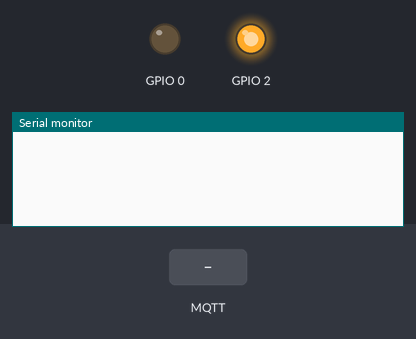
This sketch was run on a simulated ESP8266 (NodeMCU). On the bench: output pins drawn as LEDs (lit = HIGH), the last lines printed to the serial monitor. The test bench sets the inputs (shaded band). WiFi joins after 1.5 s; servers stay silent unless stated; no MQTT or app messages arrive unless stated.

Above: at 2.7 s.
2.8 s: MQTT message "on" arrives on the first subscribed topic
At 4.0 s:
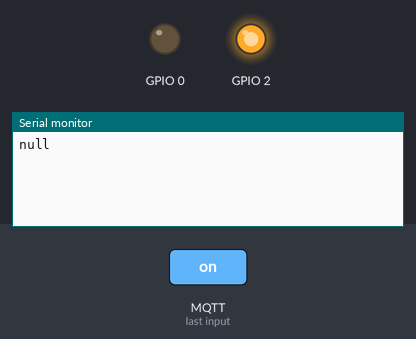
4.3 s: MQTT message "1" arrives on the first subscribed topic
At 5.3 s:
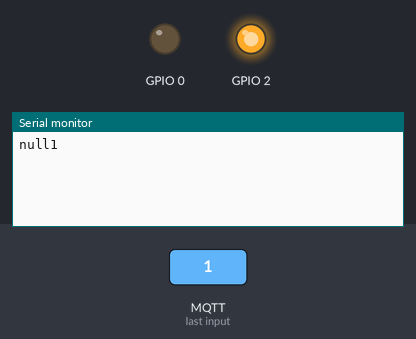

The sketch:

esp8266.ino
```cpp
#include <ESP8266WiFi.h>
#include <PubSubClient.h>
#include <ArduinoJson.h>

const char *ssid = "Album"; // Enter your WiFi name
const char *password = "zwheaing";  // Enter WiFi password
const char *mqtt_broker = "broker.emqx.io";
const int mqtt_port = 1883;
String led_flag;    //led状态标志
String bee_flag;    //蜂鸣器状态标志
String temp;
String humi;
String sun;


String comdata = "";
const char *data;

StaticJsonDocument<200> snd;//发送消息的json数据对象
StaticJsonDocument<200> rsv;//接受消息的json数据对象

WiFiClient espClient;
PubSubClient client(espClient);

void setup() {
    pinMode(2, OUTPUT);
    pinMode(0, OUTPUT);
    digitalWrite(2,LOW);
    digitalWrite(0,LOW);
    // Set software serial baud to 115200;
    Serial.begin(9600);
    // connecting to a WiFi network
    WiFi.begin(ssid, password);
    while (WiFi.status() != WL_CONNECTED) {
        delay(500);
        //Serial.println("Connecting to WiFi..");
    }
    //Serial.println("Connected to the WiFi network");
    //connecting to a mqtt broker
    client.setServer(mqtt_broker, mqtt_port);
    client.setCallback(callback);
    while (!client.connected()) {
        //Serial.println("Connecting to public emqx mqtt broker.....");
        if (client.connect("esp8266-client")) {
            //Serial.println("Public emqx mqtt broker connected");
            digitalWrite(2,HIGH);
        } else {
            //Serial.print("failed with state ");
            //Serial.print(client.state());
            delay(2000);
        }
    }
    // publish and subscribe
    client.publish("esp8266/test", "hello emqx");
    client.subscribe("esp8266/test/snd");


}


void callback(char *topic, byte *payload, unsigned int length) {
    //打印接受到的消息
//    Serial.print("Message arrived in topic: ");
//    Serial.println(topic);
//    Serial.print("Message:");
//    for (int i = 0; i < length; i++) {
//        Serial.print((char) payload[i]);
//    }
//    Serial.println();
//    Serial.println("-----------------------");
    //处理接受到的消息
    //接收上位机的消息，判断是否为请求消息，是则输出请求信号，否则通过串口发送给主控芯片
    deserializeJson(rsv, payload);
    if (rsv["forFlag"] == "on") digitalWrite(0,HIGH);
    //else if (rsv["forFlag"] == "off") digitalWrite(0,LOW);
    else serializeJson(rsv, Serial);
    //rsv_pcs(payload);


}

void loop() {
    client.loop();
    //Serial.available() 的意思是：返回串口缓冲区中当前剩余的字符个数
    //Serial.read() 函数读取缓冲区中的一个Byte
    //当串口中存在字符数据时，将字符读入本地字符串变量
    while (Serial.available()>0)
    {
        comdata += (char)Serial.read();
        delay(2);
    }
    if (comdata != "")
    {
        //拉低数据请求引脚，等待响应下一次请求
        digitalWrite(0,LOW);
        //Serial.println(comdata);
        //由于publish函数只能传输字符指针，c_str()函数刚好返回字符串的指针
        client.publish("esp8266/test/rsv", comdata.c_str());
        //清空字符串变量，进行下一次传输
        comdata = "";

    }
    //如果连接丢失，自动重连
    if (!client.connected()) {
        digitalWrite(2,LOW);
        //Serial.println("Connecting to public emqx mqtt broker.....");
        if (client.connect("esp8266-client")){
            //Serial.println("Public emqx mqtt broker connected");
            client.subscribe("esp8266/test/snd");
            digitalWrite(2,HIGH);
        }
    }
    //通过IO2告诉主控芯片MQTT服务器的连接状态
    //'''通过IO2告诉主控芯片是否向上位机传输数据
}
```

Measured:
- after the input at 2.8 s, the serial monitor: prints a new line at once (image 1)
- after the input at 4.3 s, the serial monitor: prints a new line at once (image 2)
